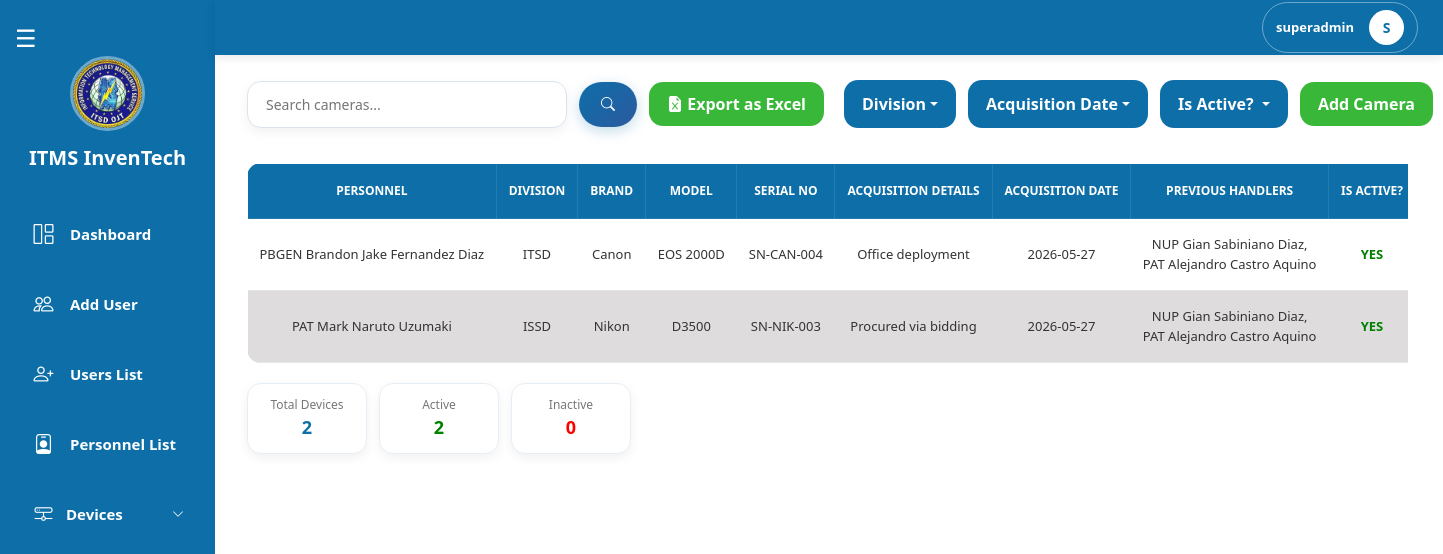
The app's page /pages/superadmin/device_cameras.php (signed in), older data.
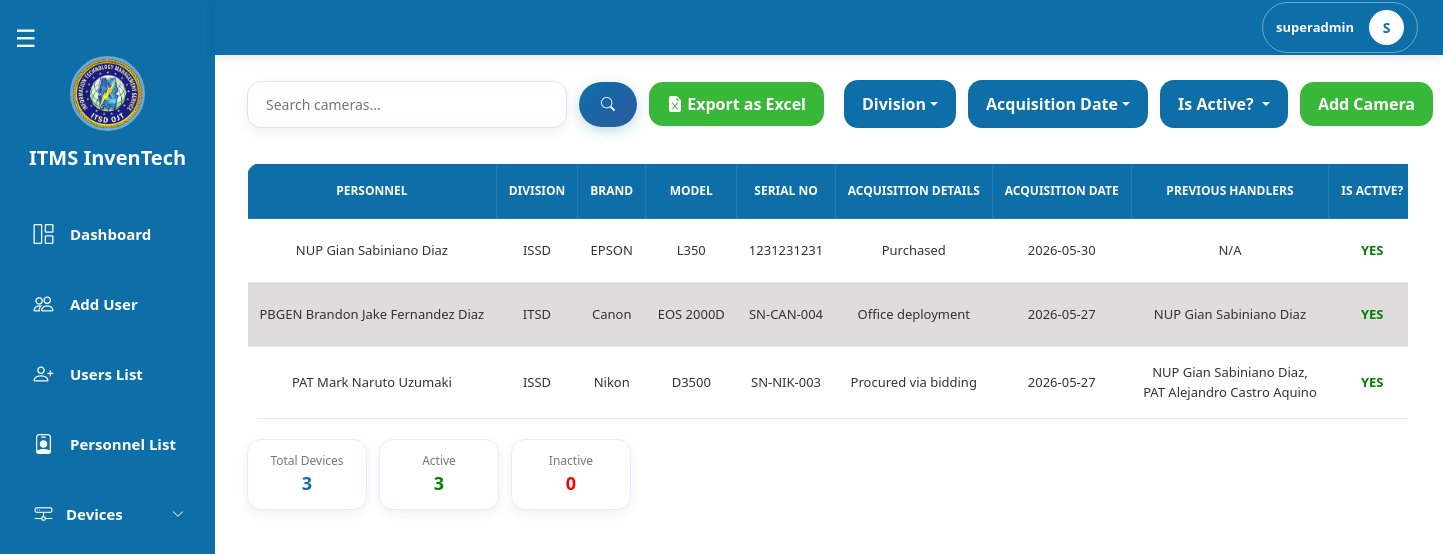
The same page, newer data.
### tables this page shows
CREATE TABLE `cameras` (
  `id` int(11) NOT NULL,
  `device_code` varchar(255) NOT NULL,
  `personnel_id` int(11) NOT NULL,
  `device_id` int(11) NOT NULL,
  `division_id` int(11) NOT NULL,
  `acquisition_date` date NOT NULL,
  `acquisition_details` text NOT NULL,
  `brand` varchar(255) NOT NULL,
  `model` varchar(255) NOT NULL,
  `serial_no` varchar(255) DEFAULT NULL,
  `previous_owners_id` longtext DEFAULT NULL CHECK (json_valid(`previous_owners_id`)),
  `created_date` timestamp NOT NULL DEFAULT current_timestamp(),
  `last_update_at` date DEFAULT NULL,
  `is_active` tinyint(1) NOT NULL DEFAULT 1
);

CREATE TABLE `divisions` (
  `id` int(11) NOT NULL,
  `division` varchar(100) NOT NULL
);

### pages/superadmin/device_cameras.php (the view, shortened to what this page needs)
<?php
include("../../config/db.php");
function getPreviousOwnersNames($conn, $json)
{
    $ids = json_decode($json, true);
    if (!is_array($ids) || empty($ids)) return 'N/A';
    $in = implode(',', array_map('intval', $ids));
    $result = mysqli_query($conn, "SELECT r.rank, p.first_name, p.middle_name, p.last_name FROM personnels p LEFT JOIN ranks r ON p.rank_id = r.id WHERE p.id IN ($in)");
    $names = [];
    while ($row = mysqli_fetch_assoc($result))
        $names[] = trim(($row['rank'] ?? '') . ' ' . $row['first_name'] . ' ' . $row['middle_name'] . ' ' . $row['last_name']);
    return !empty($names) ? implode(",<br>", $names) : 'N/A';
}
$limit  = 10;
$page   = max(1, (int)($_GET['page'] ?? 1));
$offset = ($page - 1) * $limit;
$search = trim($_GET['search'] ?? '');
$division_filter_raw = $_GET['division'] ?? [];
$division_filter     = is_array($division_filter_raw) ? array_filter(array_map('trim', $division_filter_raw)) : [];
$active_filter       = isset($_GET['is_active']) ? trim($_GET['is_active']) : '';
$acq_filter = trim($_GET['filter_acq'] ?? '');
$where  = [];
$params = [];
$types  = '';
$whereSQL = !empty($where) ? "WHERE " . implode(" AND ", $where) : "";
$baseJoin = "FROM cameras c
             LEFT JOIN personnels per ON c.personnel_id = per.id
             LEFT JOIN ranks r        ON per.rank_id = r.id
             LEFT JOIN divisions d    ON c.division_id = d.id";
$st = $conn->prepare("SELECT COUNT(*) AS total $baseJoin $whereSQL");
$st->execute();
$totalDevices = $st->get_result()->fetch_assoc()['total'] ?? 0;
$activeWhere   = $where;
$activeWhere[] = "c.is_active = 1";
$activeSQL     = "WHERE " . implode(" AND ", $activeWhere);
$inactiveWhere   = $where;
$inactiveWhere[] = "c.is_active = 0";
$inactiveSQL     = "WHERE " . implode(" AND ", $inactiveWhere);
$sa = $conn->prepare("SELECT COUNT(*) AS total $baseJoin $activeSQL");
$sa->execute();
$activeDevices = $sa->get_result()->fetch_assoc()['total'] ?? 0;
$si = $conn->prepare("SELECT COUNT(*) AS total $baseJoin $inactiveSQL");
$si->execute();
$inactiveDevices = $si->get_result()->fetch_assoc()['total'] ?? 0;
$stmt = $conn->prepare("
    SELECT c.*, CONCAT(COALESCE(r.rank,''),' ',per.first_name,' ',per.middle_name,' ',per.last_name) AS fullname,
           d.division AS division_name
    $baseJoin $whereSQL ORDER BY c.id DESC LIMIT ?,?
");
$fp = $params;
$ft = $types . 'ii';
$fp[] = $offset;
$fp[] = $limit;
$stmt->bind_param($ft, ...$fp);
$stmt->execute();
$result = $stmt->get_result();
$exportParams = http_build_query([
    'search'     => $search,
    'division'   => $division_filter,
    'is_active'  => $active_filter,
    'filter_acq' => $acq_filter,
]);
?>
<!DOCTYPE html>
<html lang="en">
<head>
    <link href="https://cdn.jsdelivr.net/npm/bootstrap@5.3.3/dist/css/bootstrap.min.css" rel="stylesheet">
    <link rel="stylesheet" href="../superadmin/css/devices.css">
    <link rel="stylesheet" href="css/superadmin_navbar.css">
    <link rel="stylesheet" href="./css/superadmin_sidebar.css">
</head>
<body>
    <?php include 'superadmin_sidebar.php'; ?>
    <?php include 'superadmin_navbar.php'; ?>
    <div class="top-bar">
        <div class="search-container">
            <form class="search-form" method="GET" action="device_cameras.php">
                <input type="text" name="search" class="search-input" placeholder="Search cameras..." value="<?= htmlspecialchars($search) ?>">
                <button type="submit" class="search-btn"><i class="bi bi-search"></i></button>
                <a href="export_cameras.php?<?= htmlspecialchars($exportParams) ?>" class="btn add-laptop-btn" title="Export current filtered data to Excel">
                    <i class="bi bi-file-earmark-excel-fill"></i> Export as Excel
                </a>
            </form>
        </div>
        <div class="right-side">
            <div class="filters">
                <form method="GET" action="device_cameras.php" id="filterForm">
                    <div class="dropdown">
                        <?php $divLabel = empty($division_filter) ? 'Division' : (count($division_filter) === 1 ? $division_filter[0] : count($division_filter) . ' Divisions selected'); ?>
                        <button class="btn filter-btn dropdown-toggle" type="button" data-bs-toggle="dropdown" data-bs-auto-close="outside"><?= htmlspecialchars($divLabel) ?></button>
                    </div>
                </form>
            </div>
            <div class="dropdown">
                <?php
                $acqLabel = 'Acquisition Date';
                ?>
                <button class="btn filter-btn dropdown-toggle" data-bs-toggle="dropdown"><?= htmlspecialchars($acqLabel) ?></button>
            </div>
            <div class="dropdown">
                <button class="btn filter-btn dropdown-toggle" data-bs-toggle="dropdown">
                    <?= $active_filter === '' ? 'Is Active?' : ($active_filter == 1 ? 'YES' : 'NO') ?>
                </button>
            </div>
            <button type="button" class="btn add-btn" data-bs-toggle="modal" data-bs-target="#addCameraModal">Add Camera</button>
        </div>
    </div>
    <div class="contenttable">
        <div class="table-container">
            <table class="users-table">
                <thead>
                    <tr>
                        <th>PERSONNEL</th>
                        <th>DIVISION</th>
                        <th>BRAND</th>
                        <th>MODEL</th>
                        <th>SERIAL NO</th>
                        <th>ACQUISITION DETAILS</th>
                        <th>ACQUISITION DATE</th>
                        <th>PREVIOUS HANDLERS</th>
                        <th>IS ACTIVE?</th>
                    </tr>
                </thead>
                <tbody>
                    <?php if ($result->num_rows > 0): ?>
                        <?php while ($row = $result->fetch_assoc()): ?>
                            <tr class="clickable-row" data-active="<?= $row['is_active'] ? '1' : '0' ?>"
                                data-bs-toggle="modal" data-bs-target="#viewCamModal<?= $row['id'] ?>">
                                <td><?= htmlspecialchars($row['fullname'] ?? 'N/A') ?></td>
                                <td><?= htmlspecialchars($row['division_name'] ?? 'N/A') ?></td>
                                <td><?= htmlspecialchars($row['brand'] ?? '') ?></td>
                                <td><?= htmlspecialchars($row['model'] ?? '') ?></td>
                                <td><?= htmlspecialchars($row['serial_no'] ?? '') ?></td>
                                <td><?= htmlspecialchars($row['acquisition_details'] ?? '') ?></td>
                                <td><?= htmlspecialchars($row['acquisition_date'] ?? '') ?></td>
                                <td><?= getPreviousOwnersNames($conn, $row['previous_owners_id']) ?></td>
                                <td><?= $row['is_active'] ? '<span style="color:green;font-weight:bold;">YES</span>' : '<span style="color:red;font-weight:bold;">NO</span>' ?></td>
                            </tr>
                                                    <div class="view-value"><?= getPreviousOwnersNames($conn, $row['previous_owners_id']) ?></div>
                        <?php endwhile; ?>
                    <?php else: ?>
                        <tr>
                            <td colspan="11" class="text-center">No cameras found.</td>
                        </tr>
                    <?php endif; ?>
                </tbody>
            </table>
        </div>
        <div class="table-footer">
            <div class="user-stats">
                <div class="stat-box total"><span class="label">Total Devices</span><span class="value"><?= $totalDevices ?></span></div>
                <div class="stat-box active"><span class="label">Active</span><span class="value"><?= $activeDevices ?></span></div>
                <div class="stat-box inactive"><span class="label">Inactive</span><span class="value"><?= $inactiveDevices ?></span></div>
            </div>
        </div>
    </div>
</body>
</html>

### pages/superadmin/superadmin_sidebar.php (shortened to what this page needs)
<head>
    <link rel="stylesheet" href="https://cdn.jsdelivr.net/npm/bootstrap-icons@1.11.3/font/bootstrap-icons.min.css">
</head>
<div class="sidebar" id="sidebar">
    <div class="nav-left">
        <span class="toggle-btn" id="toggleBtn">☰</span>
    </div>
    <img src="../../assets/img/ITMSLOGO.jpg" class="logo">
    <h2 class="sidebar-title">ITMS InvenTech</h2>
    <a href="superadmin_dashboard.php"
        class="<?= basename($_SERVER['PHP_SELF']) == 'superadmin_dashboard.php' ? 'active' : '' ?>">
        <span class="icon"><i class="bi bi-grid-1x2"></i></span>
        <span class="text">Dashboard</span>
    </a>
    <a href="../superadmin/user_create.php"
        class="<?= basename($_SERVER['PHP_SELF']) == 'user_create.php' ? 'active' : '' ?>">
        <span class="icon"><i class="bi bi-people"></i></span>
        <span class="text">Add User</span>
    </a>
    <a href="../superadmin/users_list.php"
        class="<?= basename($_SERVER['PHP_SELF']) == 'users_list.php' ? 'active' : '' ?>">
        <span class="icon"><i class="bi bi-person-plus"></i></span>
        <span class="text">Users List</span>
    </a>
    <a href="../superadmin/personnel_list.php"
        class="<?= basename($_SERVER['PHP_SELF']) == 'personnel_list.php' ? 'active' : '' ?>">
        <span class="icon"><i class="bi bi-person-badge"></i></span>
        <span class="text">Personnel List</span>
    </a>
    <div class="dropdown">
        <button class="dropdown-btn" id="deviceDropdownBtn">
            <div class="menu-item">
                <span class="icon">
                    <i class="bi bi-hdd-network"></i>
                </span>
                <span class="text">Devices</span>
            </div>
            <span class="arrow"><i class="bi bi-chevron-down"></i></span>
        </button>
    </div>
</div>

### pages/superadmin/superadmin_navbar.php (shortened to what this page needs)
<?php
$user = $_SESSION['user'] ?? [];
$username = $user['username'] ?? 'User';
?>
<header class="header">
    <div class="navbar">
        <div class="admin-profile" id="adminProfile">
            <span class="username">
                <?= htmlspecialchars($username) ?>
            </span>
            <div class="profile-avatar">
                <?= strtoupper(substr($username, 0, 1)) ?>
            </div>
        </div>
    </div>
</header>

### pages/superadmin/css/devices.css (style rules this page uses)
:root { --sidebar-expanded: 247px; --sidebar-collapsed: 115px; }
.top-bar { margin-top: 80px; margin-left: var(--sidebar-expanded); margin-right: 35px; display: flex; justify-content: space-between; align-items: center; gap: 20px; flex-wrap: nowrap; transition: all 0.3s ease; }
.search-container { display: flex; align-items: center; }
.search-form { display: flex; align-items: center; gap: 12px; flex-wrap: nowrap; }
.search-input { width: 320px; padding: 12px 18px; border: 1px solid #dce3ec; border-radius: 14px; outline: none; font-size: 14px; font-weight: 500; background: #fff; box-shadow: 0 4px 12px rgba(0, 0, 0, 0.06); transition: all 0.3s ease; }
.search-btn { border: none; padding: 12px 22px; border-radius: 24px; background: linear-gradient(135deg, #0d6ea8, #2c5aa0); color: white; font-size: 14px; font-weight: 600; cursor: pointer; transition: all 0.3s ease; box-shadow: 0 4px 14px rgba(13, 110, 168, 0.25); white-space: nowrap; }
.add-laptop-btn { background: #0fa90fd3; color: white; border: none; padding: 10px 18px; border-radius: 14px; font-weight: 600; transition: all 0.2s ease; white-space: nowrap; }
.right-side { display: flex; align-items: center; gap: 12px; flex-wrap: nowrap; }
.filter-btn { background: #0d6ea8; color: white; border: none; padding: 12px 18px; border-radius: 14px; font-weight: 600; transition: all 0.3s ease; }
.add-btn { background: #0fa90fd3; color: white; border: none; padding: 10px 18px; border-radius: 14px; font-weight: 600; transition: all 0.2s ease; white-space: nowrap; }
.contenttable { margin-left: var(--sidebar-expanded); margin-right: 35px; margin-top: 35px; border-radius: 16px; transition: all 0.3s ease; overflow: visible; }
.table-container { overflow-x: auto; white-space: nowrap; }
.users-table { width: 100%; border-collapse: collapse; min-width: 1200px; background: white; border-radius: 14px; overflow: hidden; }
.users-table thead { background: #0d6ea8; }
.users-table thead th { color: white; padding: 18px 12px; border: 1px solid rgba(255, 255, 255, 0.1); font-size: 12px; font-weight: 700; text-align: center; white-space: nowrap; text-transform: uppercase; }
.users-table tbody td { padding: 16px 12px; font-size: 13px; text-align: center; border-bottom: 1px solid #e5e7eb; color: #333; white-space: nowrap; }
.users-table tbody tr:nth-child(odd) { background-color: #ffffff; }
.users-table tbody tr:nth-child(even) { background-color: #dedcdc; }
.table-footer { margin-top: 20px; display: flex; justify-content: space-between; align-items: center; gap: 20px; flex-wrap: wrap; }
.user-stats { display: flex; gap: 12px; }
.stat-box { min-width: 120px; padding: 12px 16px; border-radius: 14px; background: #fff; border: 1px solid #e6eef5; box-shadow: 0 4px 12px rgba(0, 0, 0, 0.06); text-align: center; }
.stat-box .label { font-size: 12px; color: #777; display: block; }
.stat-box .value { font-size: 18px; font-weight: bold; color: #0d6ea8; }
.stat-box.active .value { color: green; }
.stat-box.inactive .value { color: red; }

### pages/superadmin/css/superadmin_navbar.css (style rules this page uses)
.header { position: fixed; top: 0; left: 214.9px; right: 0; height: 55px; background: #0d6ea8; display: flex; align-items: center; padding: 0 25px; box-shadow: 0 2px 10px rgba(0, 0, 0, 0.1); z-index: 1000; transition: 0.3s; }
.navbar { width: 100%; display: flex; align-items: center; justify-content: space-between; }
.logo { width: 42px; height: 42px; border-radius: 10px; object-fit: cover; }
.admin-profile { display: flex; align-items: center; gap: 15px; padding: 7px 13px; margin-left: auto; border-radius: 30px; border: 1px solid rgba(255, 255, 255, 0.4); cursor: pointer; color: white; position: relative; transition: 0.3s; }
.username { font-size: 13px; font-weight: 600; }
.profile-avatar { width: 35px; height: 35px; background: white; color: #0d6ea8; border-radius: 50%; display: flex; align-items: center; justify-content: center; font-weight: bold; font-size: 14px; }

Row changes from the older to the newer data that the page shows:
added cameras: fullname "NUP Gian Sabiniano Diaz", division.division "ISSD", brand "EPSON", model "L350", serial_no "1231231231", acquisition_details "Purchased", acquisition_date "2026-05-30", previous_owners "N/A", is_active "YES"
changed cameras "Canon": previous_owners_id "NUP Gian Sabiniano Diaz, PAT Alejandro Castro Aquino" → "NUP Gian Sabiniano Diaz"
Text that changed along with them:
$totalDevices: "2" → "3"
$activeDevices: "2" → "3"
